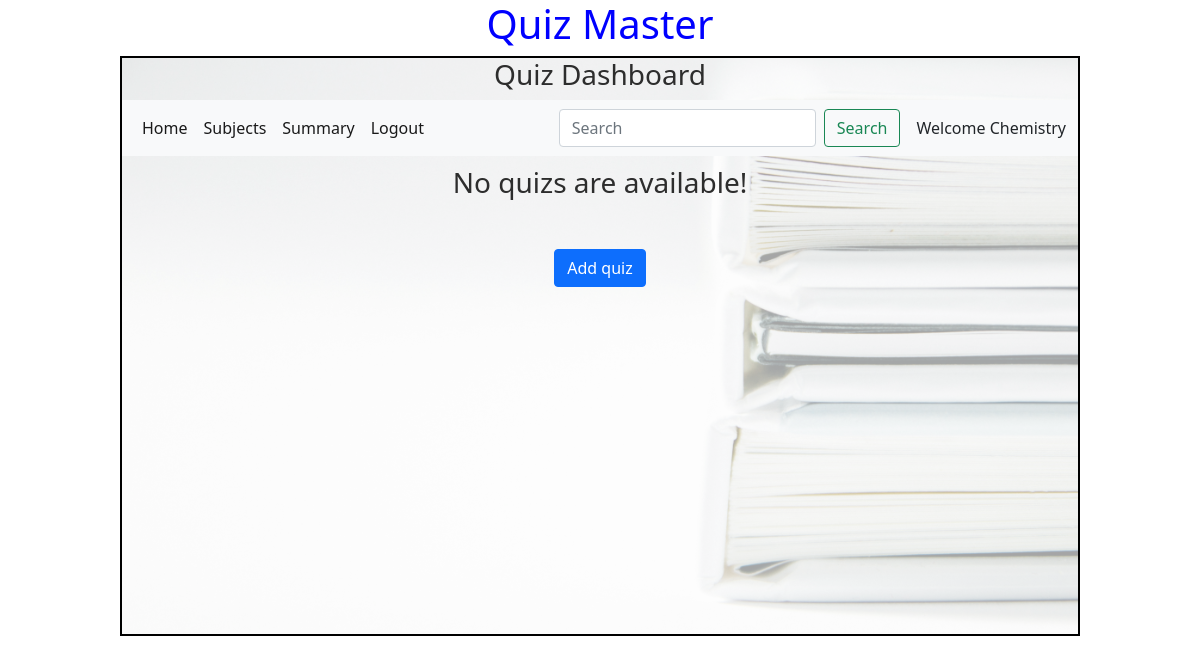
The app's page /quiz_dashboard/Chemistry, older data.
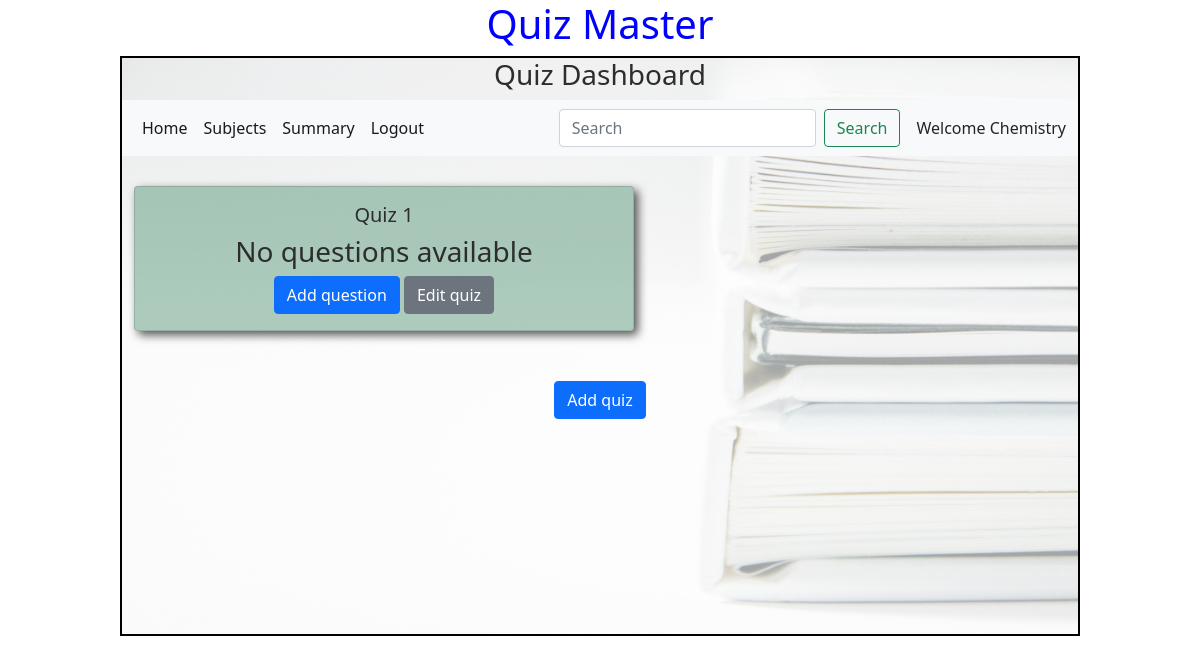
The same page, newer data.
### models/models.py (models this page shows)
class Quiz(db.Model):
    id=db.Column(db.Integer,primary_key=True)
    Chapter_id = db.Column(db.Integer,db.ForeignKey("chapter.id"),nullable=False)
    date_of_quiz = db.Column(db.Date(),nullable=False)
    time_duration = db.Column(db.Time(),nullable =False)
    remarks=db.Column(db.String)
    scores= db.relationship("Score",cascade="all,delete",backref="quiz",lazy=True)
    questions = db.relationship("Question",cascade="all,delete",backref="quiz",lazy=True)

### controllers/controller.py (the view)
@app.route('/quiz_dashboard/<name>')
def quiz_dashboard(name):
    quizs = get_quizs()
    return  render_template("quiz_dashboard.html",name=name,quizs=quizs)

### controllers/controller.py (called while the page is built)
def get_quizs():
    quizs = Quiz.query.all()
    return quizs

### templates/quiz_dashboard.html (shortened to what this page needs)
<!DOCTYPE html>
<html lang="en">
<head>
    <link rel="stylesheet" href="/static/css/style.css">
    <link href="https://cdn.jsdelivr.net/npm/bootstrap@5.0.2/dist/css/bootstrap.min.css" rel="stylesheet">
</head>
<body>
    <div id="container">
        <h1 id="heading">Quiz Master</h1>
        <div id="panel">
            <h3 id="center">Quiz Dashboard</h3>
            <nav class="navbar navbar-expand-lg navbar-light bg-light">
                <div class="container-fluid">
                  <div class="collapse navbar-collapse" id="navbarSupportedContent">
                    <ul class="navbar-nav me-auto mb-2 mb-lg-0">
                      <li class="nav-item">
                        <a class="nav-link active" aria-current="page" href="#">Home</a>
                      </li>
                      <li class="nav-item">
                        <a class="nav-link active" href="/admin/{{name}}">Subjects</a>
                      </li>
                      <li class="nav-item">
                        <a class="nav-link active" href="#">Summary</a>
                      </li>
                      <li class="nav-item">
                        <a class="nav-link active" href="/login">Logout</a>
                      </li>
                    </ul>
                    <form class="d-flex" method="POST" action="/search/{{name}}">
                      <input class="form-control me-2" type="search" placeholder="Search" aria-label="Search" name="search_txt" id="search_txt">
                      <button class="btn btn-outline-success" type="submit">Search</button>
                    </form>
                  </div>
                  <span class="ms-3">Welcome {{name}}</span>
                </div>
              </nav>
              <div class="container" style="margin-top: 10px;margin-bottom: 10px;">
                {%if quizs%}
                <div class="row">
                  {%for quiz in quizs%}
                  <div class="col" style="margin-top: 20px;">
                    <div id="shadow" class="card" style="width: 500px;">
                        <div class="card-body" >
                          <h5 id="center" class="card-title">Quiz {{quiz.id}}</h5>
                          {%if quiz.questions%}
                          <table class="table">
                            <thead>
                              <tr class="table-dark">
                                <th scope="col">Id</th>
                                <th scope="col">Question title</th>
                                <th scope="col">Action</th>
                              </tr>
                            </thead>
                            <tbody>
                              {%for question in quiz.questions%}
                              <tr>
                                <td>{{question.id}}</td>
                                <td>{{question.question_statement}}</td>
                                <td><a href="#" type="button" class="btn btn-primary" >Edit</a> | <a href="#" type="button" class="btn btn-danger">delete</a></td>
                              </tr>
                              {%endfor%}
                            </tbody>
                          </table>
                          {%else%}
                          <h3 id="center">No questions available</h3>
                          {%endif%}
                          <div id="center">
                            <a href="#" type="button" class="btn btn-primary">Add question</a>
                            <a href="/edit_quiz/{{chap_id}}/{{name}}" type="button" class="btn btn-secondary">Edit quiz</a>
                          </div>
                        </div>
                      </div>
                  </div>
                  {%endfor%}
                </div>
                {%else%}
                <h3 id="center">No quizs are available!</h3>
                {%endif%}
              </div>
              <div class="mb-3" style="display: flex;justify-content: center;margin-top: 50px;">
                <a href="/subject/{{name}}" type="button" class="btn btn-primary">Add quiz</a>
            </div>
        </div>
    </div>
</body>
</html>

### static/css/style.css (style rules this page uses)
* { margin: 0px; }
#panel { border: 2px solid black; }
#panel { width: 80%; min-height: 580px; margin: auto; background-image: url('/static/images/book_bg.jpg'); background-size: cover; background-color: rgba(255, 255, 255, 0.647); background-blend-mode: overlay; }
#center { text-align: center; color: rgb(45, 45, 45); }
#heading { text-align: center; color: rgb(0, 0, 255); }
#shadow { background-color: rgba(23, 111, 67, 0.342); box-shadow: 4px 4px 10px rgba(0, 0, 0, 0.675); }

Row changes from the older to the newer data that the page shows:
added Quiz: id "1"
Text that changed along with them:
text no longer shown: "No quizs are available!"
